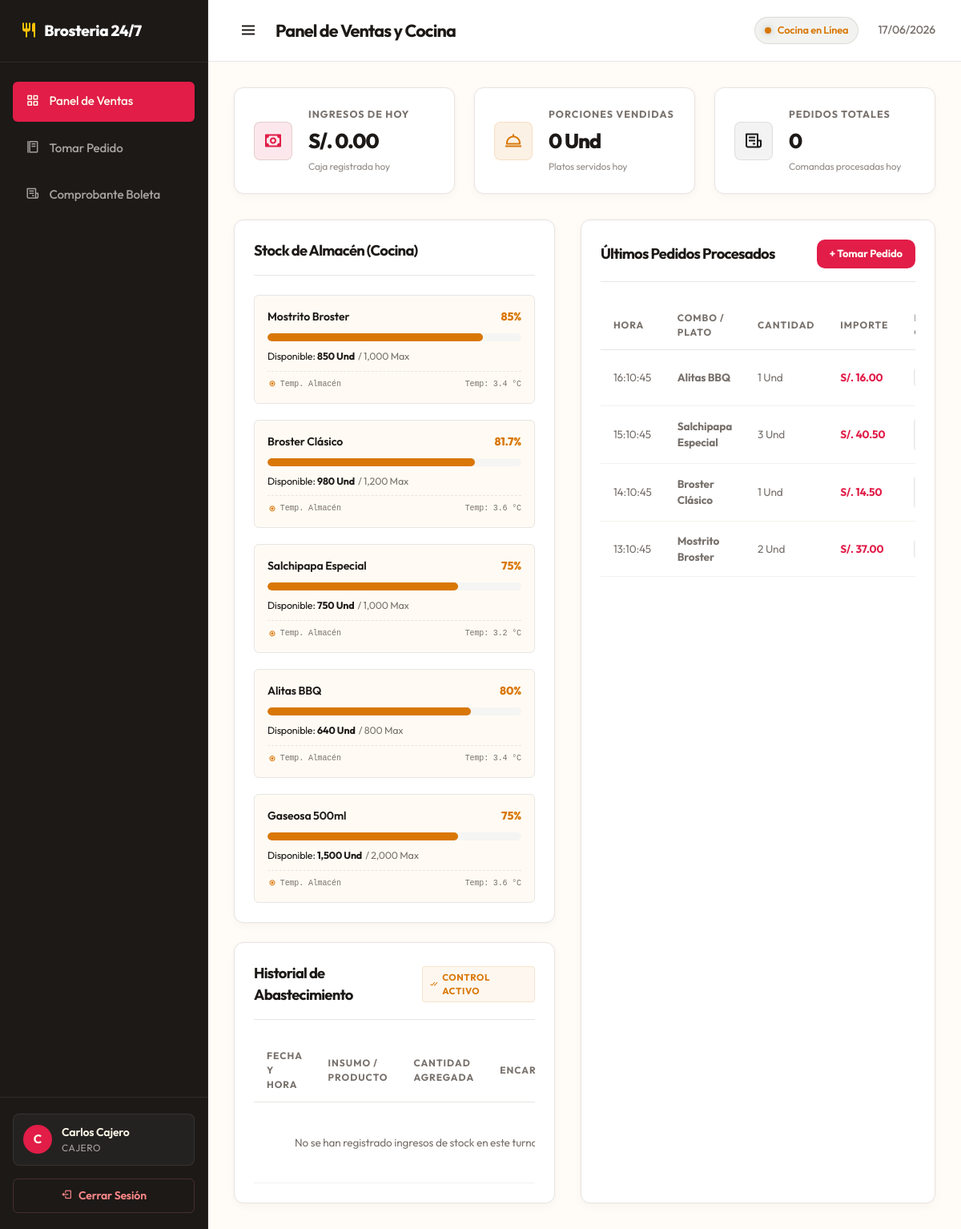
The app's page /dashboard (signed in) with its own data.
### tables this page shows
CREATE TABLE `inventario` (
    `id` INT AUTO_INCREMENT PRIMARY KEY,
    `producto_id` INT NOT NULL,
    `capacidad_maxima` DECIMAL(12,2) NOT NULL COMMENT 'Capacidad máxima de almacenamiento en porciones/unidades',
    `stock_actual` DECIMAL(12,2) NOT NULL COMMENT 'Unidades o porciones disponibles en tiempo real',
    `ultima_actualizacion` TIMESTAMP DEFAULT CURRENT_TIMESTAMP ON UPDATE CURRENT_TIMESTAMP,
    CONSTRAINT `fk_inventario_productos` FOREIGN KEY (`producto_id`) 
      REFERENCES `productos` (`id`) ON DELETE CASCADE ON UPDATE CASCADE
);

CREATE TABLE `productos` (
    `id` INT AUTO_INCREMENT PRIMARY KEY,
    `nombre` VARCHAR(50) NOT NULL UNIQUE,
    `precio_venta` DECIMAL(10,2) NOT NULL,
    `creado_en` TIMESTAMP DEFAULT CURRENT_TIMESTAMP
);

CREATE TABLE `ventas` (
    `id` INT AUTO_INCREMENT PRIMARY KEY,
    `usuario_id` INT NOT NULL COMMENT 'Cajero responsable de la venta',
    `combo_id` INT NOT NULL COMMENT 'Combo vendido',
    `producto_id` INT NOT NULL COMMENT 'Producto base asociado',
    `cantidad` DECIMAL(10,2) NOT NULL COMMENT 'Cantidad de porciones despachadas',
    `precio_unitario` DECIMAL(10,2) NOT NULL COMMENT 'Precio unitario del combo',
    `total` DECIMAL(10,2) NOT NULL COMMENT 'Importe total cobrado',
    `mesa_cliente` VARCHAR(50) DEFAULT NULL COMMENT 'Mesa o nombre del cliente',
    `metodo_pago` VARCHAR(30) NOT NULL DEFAULT 'Efectivo' COMMENT 'Efectivo, Tarjeta, Yape/Plin',
    `fecha` TIMESTAMP DEFAULT CURRENT_TIMESTAMP,
    CONSTRAINT `fk_ventas_usuarios` FOREIGN KEY (`usuario_id`) 
      REFERENCES `usuarios` (`id`) ON DELETE RESTRICT ON UPDATE CASCADE,
    CONSTRAINT `fk_ventas_combos` FOREIGN KEY (`combo_id`) 
      REFERENCES `combos` (`id`) ON DELETE RESTRICT ON UPDATE CASCADE,
    CONSTRAINT `fk_ventas_productos` FOREIGN KEY (`producto_id`) 
      REFERENCES `productos` (`id`) ON DELETE RESTRICT ON UPDATE CASCADE
);

### controller/DashboardController.php (called while the page is built, shortened)
<?php
class DashboardController {
    public function index() {
        $db = Database::getConnection();
        $queryKPI = "SELECT
                        COALESCE(SUM(total), 0) as total_dinero,
                        COALESCE(SUM(cantidad), 0) as total_litros,
                        COUNT(id) as transacciones
                     FROM ventas
                     WHERE DATE(fecha) = CURDATE()";
        $kpis = $db->query($queryKPI)->fetch();
        $queryTanks = "SELECT i.*, c.nombre as combustible_nombre
                       FROM inventario i
                       JOIN productos c ON i.producto_id = c.id
                       ORDER BY i.id ASC";
        $tanks = $db->query($queryTanks)->fetchAll();
        $queryRecent = "SELECT v.*, c.nombre as combustible_nombre, u.nombre as usuario_nombre,
                               v.mesa_cliente as placa_vehiculo, v.cantidad as litros
                        FROM ventas v
                        JOIN productos c ON v.producto_id = c.id
                        JOIN usuarios u ON v.usuario_id = u.id
                        ORDER BY v.id DESC
                        LIMIT 5";
        $recentSales = $db->query($queryRecent)->fetchAll();
        require_once BASE_DIR . '/views/layout.php';
    }
}

### views/dashboard.php (the view, shortened to what this page needs)
<?php
$kpiTotalDinero = $kpis['total_dinero'] ?? 0;
$kpiTotalLitros = $kpis['total_litros'] ?? 0;
$kpiTransacciones = $kpis['transacciones'] ?? 0;
$tankStocks = $tanks ?? [];
$recentSalesList = $recentSales ?? [];
$refillsHistoryList = $refillsList ?? [];
?>
<div class="dashboard-grid">
    <section class="kpi-row">
        <article class="kpi-card">
            <div class="kpi-icon-box blue" style="background-color: rgba(225, 29, 72, 0.1); color: #e11d48;"><i class="bx bx-money"></i></div>
            <div class="kpi-details">
                <span class="kpi-label">Ingresos de Hoy</span>
                <h3 class="kpi-value" style="font-family: 'Outfit', sans-serif;">S/. <?php echo number_format($kpiTotalDinero, 2); ?></h3>
                <p class="kpi-subtext">Caja registrada hoy</p>
            </div>
        </article>
        <article class="kpi-card">
            <div class="kpi-icon-box green" style="background-color: rgba(217, 119, 6, 0.1); color: #d97706;"><i class="bx bx-dish"></i></div>
            <div class="kpi-details">
                <span class="kpi-label">Porciones Vendidas</span>
                <h3 class="kpi-value" style="font-family: 'Outfit', sans-serif;"><?php echo number_format($kpiTotalLitros, 0); ?> Und</h3>
                <p class="kpi-subtext">Platos servidos hoy</p>
            </div>
        </article>
        <article class="kpi-card">
            <div class="kpi-icon-box teal" style="background-color: rgba(24, 24, 27, 0.05); color: #18181b;"><i class="bx bx-receipt"></i></div>
            <div class="kpi-details">
                <span class="kpi-label">Pedidos Totales</span>
                <h3 class="kpi-value" style="font-family: 'Outfit', sans-serif;"><?php echo number_format($kpiTransacciones); ?></h3>
                <p class="kpi-subtext">Comandas procesadas hoy</p>
            </div>
        </article>
    </section>
    <div class="dashboard-main-columns">
        <div class="dashboard-left-column">
            <section class="tanks-section">
                <div class="section-title-bar">
                    <h2 style="font-family: 'Outfit', sans-serif; font-weight: 700;">Stock de Almacén (Cocina)</h2>
                </div>
                <div class="tanks-grid">
                    <?php foreach ($tankStocks as $tank): ?>
                        <?php
                        $max = floatval($tank['capacidad_maxima']);
                        $actual = floatval($tank['stock_actual']);
                        $percent = $max > 0 ? round(($actual / $max) * 100, 1) : 0;
                        $statusClass = 'optimal';
                        ?>
                        <div class="tank-card">
                            <div class="tank-header">
                                <span class="tank-name" style="font-family: 'Outfit', sans-serif; font-weight: 600;"><?php echo htmlspecialchars($tank['combustible_nombre']); ?></span>
                                <span class="tank-percent <?php echo $statusClass; ?>"><?php echo $percent; ?>%</span>
                            </div>
                            <div class="tank-progress-track">
                                <div class="tank-progress-fill <?php echo $statusClass; ?>" style="--progress: <?php echo $percent; ?>%;"></div>
                            </div>
                            <div class="tank-footer">
                                <span>Disponible: <strong><?php echo number_format($actual, 0); ?> Und</strong></span>
                                <span class="muted">/ <?php echo number_format($max, 0); ?> Max</span>
                            </div>
                            <div class="tank-sensor-meta">
                                <span class="tank-sensor-title">
                                    <i class='bx bx-radio-circle-marked tank-sensor-status-dot'></i> Temp. Almacén
                                </span>
                                <span>Temp: <?php echo number_format(3.2 + (($tank['id'] * 2) % 6) / 10, 1); ?> °C</span>
                            </div>
                        </div>
                    <?php endforeach; ?>
                </div>
            </section>
            <section class="tanks-section section-history-cargas">
                <div class="section-title-bar">
                    <h2 style="font-family: 'Outfit', sans-serif; font-weight: 700;">Historial de Abastecimiento</h2>
                    <span class="badge-online">
                        <i class='bx bx-check-double'></i> Control Activo
                    </span>
                </div>
                <div class="table-wrapper">
                    <table class="recent-sales-table">
                        <thead>
                            <tr>
                                <th>Fecha y Hora</th>
                                <th>Insumo / Producto</th>
                                <th>Cantidad Agregada</th>
                                <th>Encargado</th>
                            </tr>
                        </thead>
                        <tbody>
                            <?php if (empty($refillsHistoryList)): ?>
                                <tr>
                                    <td colspan="4" class="table-empty">No se han registrado ingresos de stock en este turno.</td>
                                </tr>
                            <?php endif; ?>
                        </tbody>
                    </table>
                </div>
            </section>
        </div>
        <section class="transactions-section">
            <div class="section-title-bar">
                <h2 style="font-family: 'Outfit', sans-serif; font-weight: 700;">Últimos Pedidos Procesados</h2>
                <a href="ventas" class="btn-shortcut-new btn-refill-trigger">+ Tomar Pedido</a>
            </div>
            <div class="table-wrapper">
                <table class="recent-sales-table">
                    <thead>
                        <tr>
                            <th>Hora</th>
                            <th>Combo / Plato</th>
                            <th>Cantidad</th>
                            <th>Importe</th>
                            <th>Mesa / Cliente</th>
                        </tr>
                    </thead>
                    <tbody>
                        <?php if (empty($recentSalesList)): ?>
                            <tr>
                                <td colspan="6" class="table-empty">No se han registrado comandas en este turno.</td>
                            </tr>
                        <?php else: ?>
                            <?php foreach ($recentSalesList as $sale): ?>
                                <tr>
                                    <td><?php echo date('H:i:s', strtotime($sale['fecha'])); ?></td>
                                    <td class="font-bold"><?php echo htmlspecialchars($sale['combustible_nombre']); ?></td>
                                    <td><?php echo number_format($sale['litros'], 0); ?> Und</td>
                                    <td class="font-bold text-accent" style="color: #e11d48;">S/. <?php echo number_format($sale['total'], 2); ?></td>
                                    <td></td>
                                </tr>
                            <?php endforeach; ?>
                        <?php endif; ?>
                    </tbody>
                </table>
            </div>
        </section>
    </div>
</div>

### assets/css/layout.css (style rules this page uses)
:root { --bg-primary: #fffbf4; --bg-secondary: #ffffff; --bg-main: #fffcf7; --text-main: #1c1917; --text-muted: #78716c; --accent-color: #e11d48; --accent-hover: #be123c; --border-color: #e7e5e4; --success-color: #d97706; --sidebar-width: 260px; --color-sidebar-bg: #1c1917; --color-sidebar-text: #fffbeb; --color-sidebar-muted: #a8a29e; --radius-cards: 12px; --radius-inputs: 8px; --radius-buttons: 10px; --shadow-subtle: rgba(225, 29, 72, 0.02) 0px 0px 0px 1px, rgba(0, 0, 0, 0.03) 0px 4px 12px; }
* { margin: 0; padding: 0; box-sizing: border-box; }
body { background-color: var(--bg-main); color: var(--text-main); font-family: 'Outfit', 'Inter', system-ui, -apple-system, sans-serif; line-height: 1.5; overflow: hidden; letter-spacing: -0.01em; }

### records on screen
inventario: producto.nombre "Mostrito Broster", percent "85", stock_actual "850", capacidad_maxima "1,000", 3.2 + (($tank['id'] * 2) % 6) / 10 "3.4"
inventario: producto.nombre "Broster Clásico", percent "81.7", stock_actual "980", capacidad_maxima "1,200", 3.2 + (($tank['id'] * 2) % 6) / 10 "3.6"
inventario: producto.nombre "Salchipapa Especial", percent "75", stock_actual "750", capacidad_maxima "1,000", 3.2 + (($tank['id'] * 2) % 6) / 10 "3.2"
inventario: producto.nombre "Alitas BBQ", percent "80", stock_actual "640", capacidad_maxima "800", 3.2 + (($tank['id'] * 2) % 6) / 10 "3.4"
inventario: producto.nombre "Gaseosa 500ml", percent "75", stock_actual "1,500", capacidad_maxima "2,000", 3.2 + (($tank['id'] * 2) % 6) / 10 "3.6"
ventas: fecha "16:10:45", producto.nombre "Alitas BBQ", cantidad "1", total "16.00"
ventas: fecha "15:10:45", producto.nombre "Salchipapa Especial", cantidad "3", total "40.50"
ventas: fecha "14:10:45", producto.nombre "Broster Clásico", cantidad "1", total "14.50"
ventas: fecha "13:10:45", producto.nombre "Mostrito Broster", cantidad "2", total "37.00"

### other values on screen
substr($nombreUsuario, 0, 1) "C"
$nombreUsuario "Carlos Cajero"
$pageTitle "Panel de Ventas y Cocina"
$kpiTotalDinero "0.00"
$kpiTotalLitros "0"
$kpiTransacciones "0"
